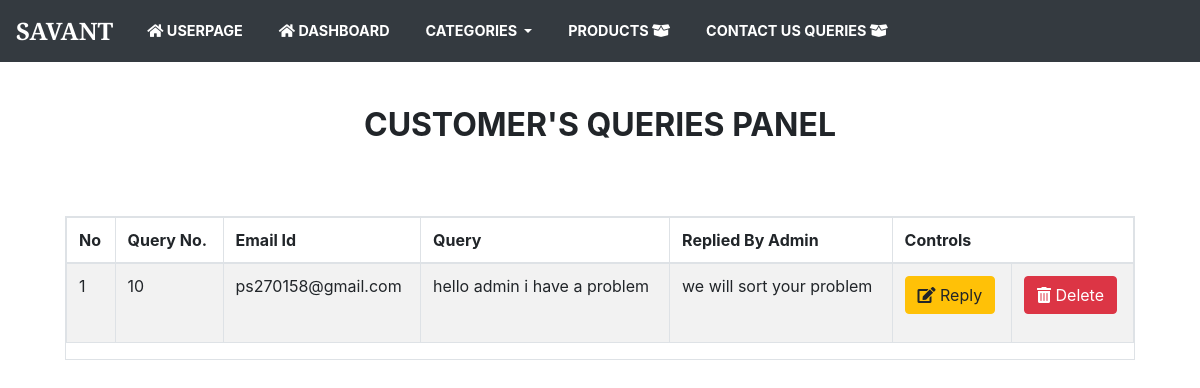
The app's page /admin/contactusqueries.php (signed in) with its own data.
### tables this page shows
CREATE TABLE `contactus` (
  `queryid` int(11) NOT NULL,
  `email` varchar(300) NOT NULL,
  `message` varchar(300) NOT NULL,
  `return_message` varchar(300) DEFAULT 'noooo'
);

### admin/contactusqueries.php (the view, shortened to what this page needs)
<?php
include_once "adminheader2.php";
?>
<div class="container">
    <div class="card-body">
    <br>
        <h2 class="text-center"><b>CUSTOMER'S QUERIES PANEL</b></h2>
        <br>
    </div>
<div class="card-body">
   <div class="table table-bordered table-striped">
      <table class="table">
         <thead>
            <tr>
               <th>No</th>
               <th>Query No.</th>
               <th>Email Id</th>
               <th>Query</th>
               <th>Replied By Admin</th>
               <th colspan="2">Controls</th>
            </tr>
         </thead>
         <tbody>
         <?php
         $nrt = "Not Replied Yet";
            include ("../connection/connect.php");
            $srno = 1;
            $selectpro = "select * from contactus";
            $result = mysqli_query($db, $selectpro);
            while ($row = mysqli_fetch_array($result)) {
            ?>
            <tr>
            <td><?php echo $srno;; ?></td>
            <td><?php echo $row[0]; ?></td>
            <td><?php echo $row[1]; ?></td>
            <td><?php echo $row[2]; ?></td>
            <td>
                <?php
                if($row[3]=='noooo'){
                    echo $nrt;
                }else{
                    echo $row[3];
                }
                ?></td>
            <td><a
            href='contactusreply.php?queryid=<?php echo $row[0]; ?>&emailid=<?php echo $row[1]; ?>&query=<?php echo $row[2]; ?>' class='btn btn-warning'> <i class='fas fa-edit'></i> Reply</a>
            </td>
            <td>
            <form onsubmit="return confirm('Are you Sure to Delete ?')" action="manage_contactus.php" method="post">
                        <button type="submit" class="btn btn-danger">
                            <i class='fas fa-trash-alt'></i> Delete</button>
            </form>
        </td>
            </tr>
            <?php
            $srno++;
            }
            ?>
</tbody>
</table>
        </div>
        </div>
        </div>

### records on screen
contactus: queryid "10", email "ps270158@gmail.com", message "hello admin i have a problem", return_message "we will sort your problem"
